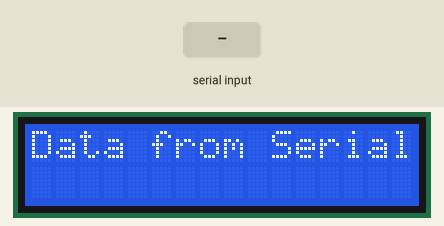
Bench run of a sketch on a simulated Arduino Uno, built with avr-gcc and run on an emulated ATmega328P. Parts: 16×2 character LCD. The test bench sets the inputs (shaded band).

Above: at 1.2 s.
1.3 s: "1\n" received over Serial
At 1.8 s:
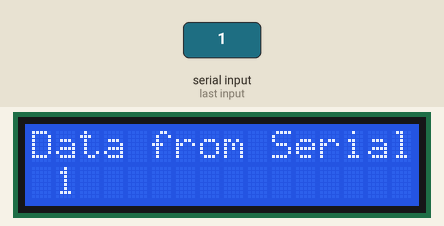
2.8 s: byte 10 ('\n') received over Serial
At 4.0 s:
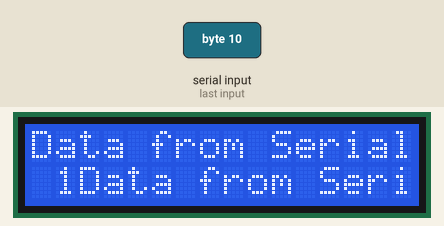
4.3 s: byte 10 ('\n') received over Serial
At 5.2 s:
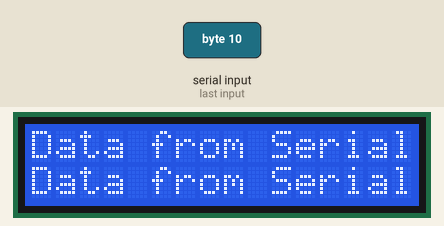
5.8 s: "0\n" received over Serial
At 6.5 s:
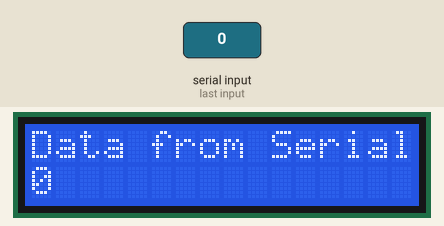
Timing chart, 0 to 8.3 s (numbered marks = the images above; inputs shaded):
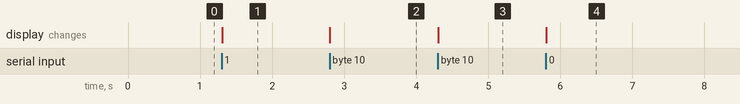

Measured:
- after the input at 1.3 s, the display: changes at once (image 1)
- after the input at 2.8 s, the display: changes at once (image 2)
- after the input at 4.3 s, the display: changes at once (image 3)
- after the input at 5.8 s, the display: changes at once (image 4)

The sketch:

percobaan_5.3.ino
```cpp
#include <LiquidCrystal.h>
LiquidCrystal lcd (2,3,4,5,6,7);
String textFromSerial = " ";
void setup ()
{
  lcd.begin(16,2);
  lcd.clear();
  lcd.setCursor(0,0);
  lcd.print("Data from Serial");
  Serial.begin(9600);
}
void loop()
{
  while(Serial.available()>0)
  {
    char data = Serial.read();
    lcd.print("Data from Serial");
    if(data == '\n'){
      lcd.setCursor(0,1);
      lcd.print(textFromSerial);
      textFromSerial="";
    }
    else{
      if(data!='\r'){
        lcd.clear();
        textFromSerial += data ;
      }
    }
  }
}
```
